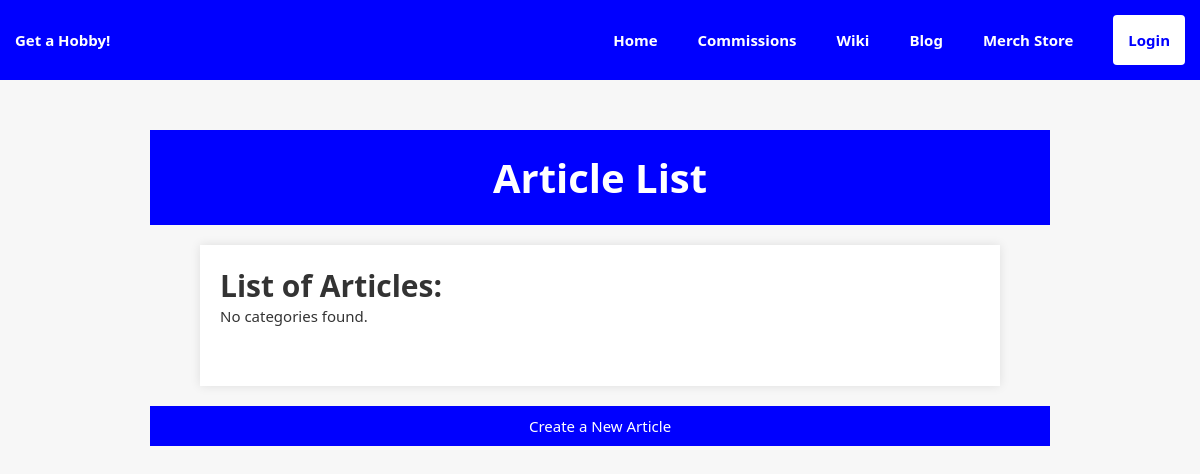
The page /wiki/articles/ on the database as committed earlier.
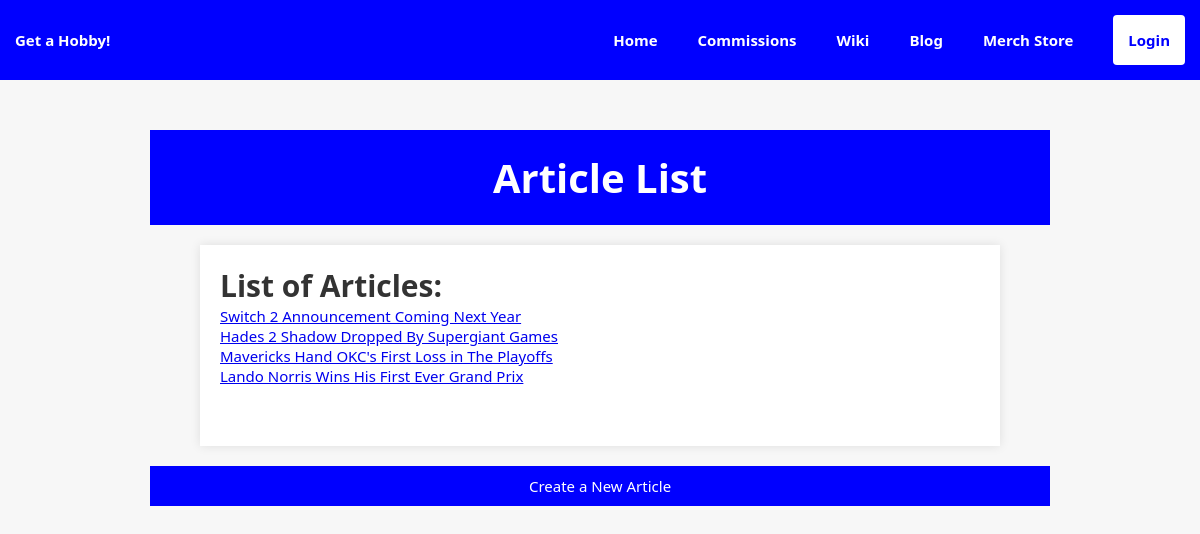
The same page on the database as committed later.
### wiki/models.py (models this page shows, shortened)
class Article(models.Model):
    title = models.CharField(max_length=255)
    author = models.ForeignKey(
        Profile,
        on_delete=models.SET_NULL,
        null=True,
        blank = True,
        related_name='articles'
        )
    category = models.ForeignKey(
        ArticleCategory,
        on_delete=models.SET_NULL,
        null=True
        )
    entry = models.TextField()
    header_images = models.ImageField(
        upload_to='images/',
        null=True,
        blank=True
        )
    created_on = models.DateTimeField(auto_now_add=True)
    updated_on = models.DateTimeField(auto_now=True)
    class Meta:
        ordering = ['-created_on']

### wiki/views.py (the view)
# urls.py: path('articles/', ArticleListView.as_view(), name='articles_list'),
class ArticleListView(AuthorProfileMixin, ListView):
    model = ArticleCategory
    template_name = 'wiki/article_list.html'
    def get_context_data(self, **kwargs):
        context = super().get_context_data(**kwargs)
        author = self.author_profile()
        if author:
            articles_created = Article.objects.filter(author=author)
            context['articles_created'] = articles_created
        categories_with_articles = ArticleCategory.objects.prefetch_related(
            Prefetch('article_set',
            queryset=Article.objects.filter(author=author))
        )
        context['categories_with_articles'] = categories_with_articles
        return context

### wiki/views.py (called while the page is built)
    def author_profile(self):
        if self.request.user.is_authenticated:
            author, _ = Profile.objects.get_or_create(user=self.request.user)
            return author
        return None

### templates/wiki/article_list.html (shortened to what this page needs)
{% extends 'base.html' %}
{% load static %}
{% block content %}
<html lang="en">
<head>
</head>
<body>
    <header>
        <h1>Article List</h1>
    </header>
    <main>
        <section class="article-categories">
            <h2>List of Articles:</h2>
            <ul>
                {% for category in object_list %}
                    <ul>
                        {% for article in category.article_set.all %}
                            <li><a href="{% url 'wiki:article_detail' pk=article.pk %}">{{ article.title }}</a></li>
                        {% empty %}
                            <li>No articles found in this category.</li>
                        {% endfor %}
                    </ul>
                {% empty %}
                    <li>No categories found.</li>
                {% endfor %}
            </ul>
        </section>
    </main>
    <footer>
        <p><a href="{% url 'wiki:article_create' %}" class="footer-link">Create a New Article</a></p>
    </footer>
</body>
</html>
{% endblock %}

Rows that differ between the two databases and show on the page:
added Article: title "Switch 2 Announcement Coming Next Year"
added Article: title "Hades 2 Shadow Dropped By Supergiant Games"
added Article: title "Mavericks Hand OKC's First Loss in The Playoffs"
added Article: title "Lando Norris Wins His First Ever Grand Prix"
Other text that changed with them:
text no longer shown: "No categories found."
